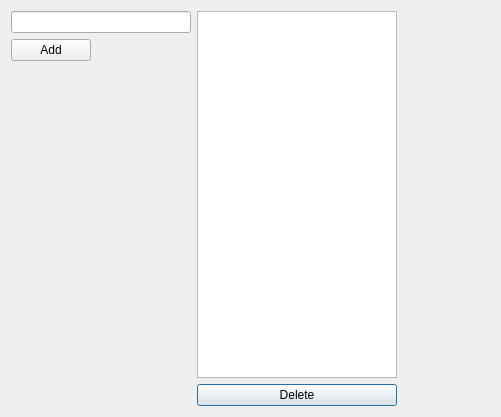
<?xml version="1.0" encoding="UTF-8"?>
<ui version="4.0">
 <class>Dialog</class>
 <widget class="QDialog" name="Dialog">
  <property name="geometry">
   <rect>
    <x>0</x>
    <y>0</y>
    <width>501</width>
    <height>417</height>
   </rect>
  </property>
  <property name="baseSize">
   <size>
    <width>0</width>
    <height>0</height>
   </size>
  </property>
  <property name="windowTitle">
   <string>Players To Follow</string>
  </property>
  <layout class="QGridLayout" name="gridLayout">
   <item row="3" column="2">
    <widget class="QPushButton" name="btn_del">
     <property name="text">
      <string>Delete</string>
     </property>
    </widget>
   </item>
   <item row="0" column="0" colspan="2">
    <widget class="QLineEdit" name="le_names"/>
   </item>
   <item row="1" column="0">
    <widget class="QPushButton" name="btn_add">
     <property name="text">
      <string>Add</string>
     </property>
    </widget>
   </item>
   <item row="1" column="1">
    <spacer name="horizontalSpacer">
     <property name="orientation">
      <enum>Qt::Horizontal</enum>
     </property>
     <property name="sizeHint" stdset="0">
      <size>
       <width>40</width>
       <height>20</height>
      </size>
     </property>
    </spacer>
   </item>
   <item row="0" column="2" rowspan="3">
    <widget class="QListWidget" name="list_names">
     <property name="sizePolicy">
      <sizepolicy hsizetype="Expanding" vsizetype="Expanding">
       <horstretch>0</horstretch>
       <verstretch>0</verstretch>
      </sizepolicy>
     </property>
     <property name="minimumSize">
      <size>
       <width>20</width>
       <height>250</height>
      </size>
     </property>
     <property name="maximumSize">
      <size>
       <width>200</width>
       <height>16777215</height>
      </size>
     </property>
     <property name="baseSize">
      <size>
       <width>0</width>
       <height>0</height>
      </size>
     </property>
    </widget>
   </item>
   <item row="3" column="3">
    <spacer name="horizontalSpacer_2">
     <property name="orientation">
      <enum>Qt::Horizontal</enum>
     </property>
     <property name="sizeHint" stdset="0">
      <size>
       <width>40</width>
       <height>20</height>
      </size>
     </property>
    </spacer>
   </item>
  </layout>
 </widget>
 <resources/>
 <connections/>
</ui>
